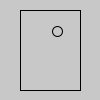
Frame 1 (no input)
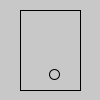
Frame 60 (the mouse pressed at the canvas centre just before this capture)
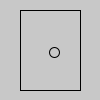
Frame 120 (the mouse held since frame 60 and released just before this capture)

The Processing sketch that drew these frames (run headless with seeded random() and noise(); from frame 60 on, the mouse is pressed at the canvas centre):

// Processing sketch: Aufgabe_2
// ── Aufgabe_2.pde
float xspeed;
float yspeed;
PVector ballpos = new PVector(random(35, 65), random(15, 85));

void setup() {
  size(100, 100);
  rectMode(CENTER);
  xspeed= random(-3, 3);
  yspeed = random(-3, 3);
}

void draw() {
  background(200);

  //rect
  noFill();
  rect(width/2, height/2, 60, 80);

  //ball

  if (ballpos.x + xspeed < 35 | ballpos.x + xspeed > 65) {
    xspeed = -xspeed;
  }
  if (ballpos.y + yspeed < 15 | ballpos.y + yspeed > 85) {
    yspeed = -yspeed;
  }
  
  ballpos.x += xspeed;
  ballpos.y += yspeed;
  
  ellipse(ballpos.x, ballpos.y, 10, 10);
}
